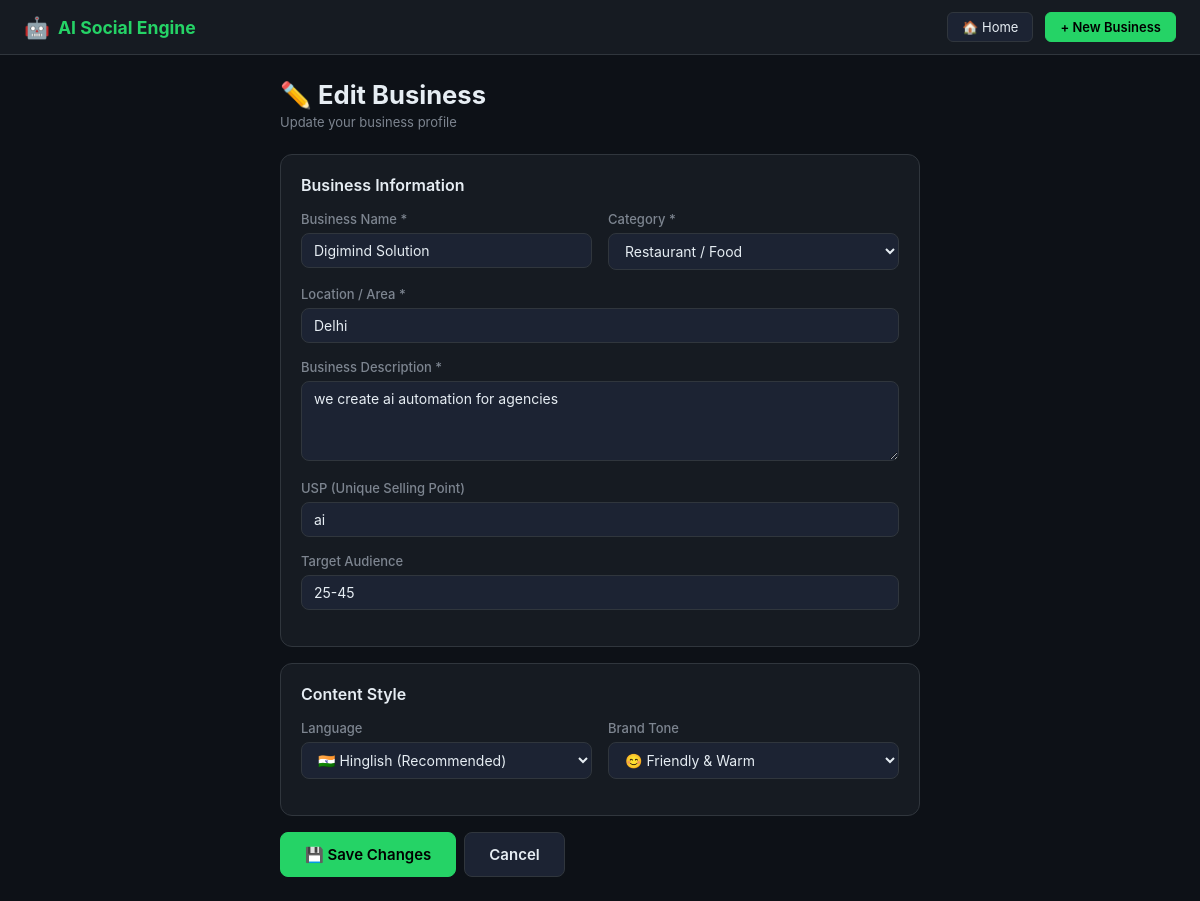
/business/1/edit, run on an earlier commit of the app's database.
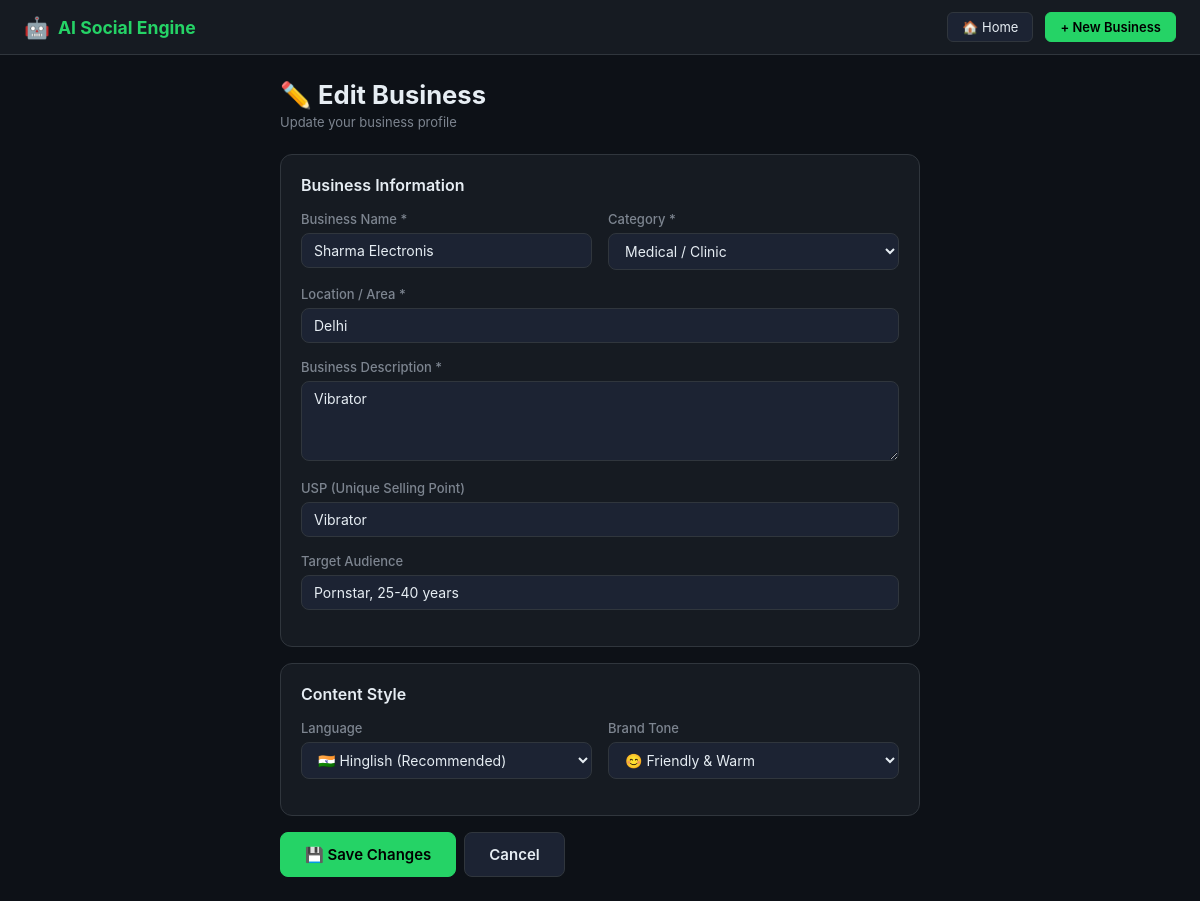
And on a later commit of the database.
### app/models.py (models this page shows)
class Business(db.Model):
    __tablename__ = "businesses"
    id              = db.Column(db.Integer, primary_key=True)
    name            = db.Column(db.String(120), nullable=False)
    category        = db.Column(db.String(80),  nullable=False)
    location        = db.Column(db.String(120), nullable=False)
    description     = db.Column(db.Text, nullable=False)
    tone            = db.Column(db.String(30),  default="friendly")
    language        = db.Column(db.String(20),  default="hinglish")
    usp             = db.Column(db.Text, nullable=True)
    target_audience = db.Column(db.String(200), nullable=True)
    created_at      = db.Column(db.DateTime(timezone=True), default=utcnow)
    posts           = db.relationship("Post", back_populates="business",
                                      cascade="all, delete-orphan", lazy="dynamic")

### app/routes.py (the view, shortened to what this page needs)
@bp.route("/business/<int:biz_id>/edit", methods=["GET", "POST"])
def edit_business(biz_id):
    biz = Business.query.get_or_404(biz_id)
    return render_template("new_business.html", biz=biz, categories=CATEGORIES)

### app/templates/new_business.html (shortened to what this page needs)
{% extends "base.html" %}
{% block content %}
<div style="max-width:640px;margin:0 auto">
  <div class="page-title">{{ '✏️ Edit Business' if biz else '🏢 Add New Business' }}</div>
  <div class="page-sub">{{ 'Update your business profile' if biz else 'Fill in your business details to generate content' }}</div>
  <form method="POST">
    <div class="card">
      <div class="card-title">Business Information</div>
      <div class="grid grid-2">
        <div class="form-group">
          <label class="form-label">Business Name *</label>
          <input class="form-control" name="name" required placeholder="e.g. Sharma Electronics"
                 value="{{ biz.name if biz else '' }}">
        </div>
        <div class="form-group">
          <label class="form-label">Category *</label>
          <select class="form-control" name="category" required>
            {% for cat in categories %}
            <option value="{{ cat }}" {{ 'selected' if biz and biz.category == cat else '' }}>{{ cat }}</option>
            {% endfor %}
          </select>
        </div>
      </div>
      <div class="form-group">
        <label class="form-label">Location / Area *</label>
        <input class="form-control" name="location" required placeholder="e.g. Lajpat Nagar, New Delhi"
               value="{{ biz.location if biz else '' }}">
      </div>
      <div class="form-group">
        <label class="form-label">Business Description *</label>
        <textarea class="form-control" name="description" required rows="3"
                  placeholder="What do you sell? What makes you special? e.g. We sell fresh, homemade mithai in Meerut. Known for our kaju katli and special dry fruit laddoos.">{{ biz.description if biz else '' }}</textarea>
      </div>
      <div class="form-group">
        <label class="form-label">USP (Unique Selling Point)</label>
        <input class="form-control" name="usp" placeholder="e.g. Only shop in Delhi with 100+ mithai varieties. Home delivery in 2 hours."
               value="{{ biz.usp if biz else '' }}">
      </div>
      <div class="form-group">
        <label class="form-label">Target Audience</label>
        <input class="form-control" name="target_audience" placeholder="e.g. Working professionals aged 25-45, families in Meerut"
               value="{{ biz.target_audience if biz else '' }}">
      </div>
    </div>
    <div class="card mt-16">
      <div class="card-title">Content Style</div>
      <div class="grid grid-2">
        <div class="form-group">
          <label class="form-label">Language</label>
          <select class="form-control" name="language">
            <option value="hinglish" {{ 'selected' if not biz or biz.language == 'hinglish' else '' }}>🇮🇳 Hinglish (Recommended)</option>
          </select>
        </div>
        <div class="form-group">
          <label class="form-label">Brand Tone</label>
          <select class="form-control" name="tone">
            <option value="friendly"     {{ 'selected' if not biz or biz.tone == 'friendly' else '' }}>😊 Friendly & Warm</option>
          </select>
        </div>
      </div>
    </div>
    <div class="flex gap-8 mt-16">
      <button type="submit" class="btn btn-primary btn-lg">{{ '💾 Save Changes' if biz else '🚀 Create Business' }}</button>
      <a href="{{ '/business/' + biz.id|string if biz else '/' }}" class="btn btn-secondary btn-lg">Cancel</a>
    </div>
  </form>
</div>
{% endblock %}

### app/templates/base.html (shortened to what this page needs)
<!DOCTYPE html>
<html lang="en">
<head>
</head>
<body>
<nav class="navbar">
  <a href="/" class="navbar-brand"><span>🤖</span> AI Social Engine</a>
  <div class="navbar-links">
    <a href="/" class="nav-btn">🏠 Home</a>
    <a href="/business/new" class="nav-btn primary">+ New Business</a>
  </div>
</nav>
<div class="container">
  {% block content %}{% endblock %}
</div>
</body>
</html>

### app/templates/base.html (style rules this page uses)
:root { --bg:#0d1117;--card:#161b22;--card2:#1c2333;--border:#30363d;--green:#25d366;--green2:#1aab52;--blue:#58a6ff;--purple:#bc8cff;--orange:#f78166;--text:#e6edf3;--muted:#7d8590;--red:#f85149 }
* { box-sizing:border-box;margin:0;padding:0 }
body { font-family:-apple-system,BlinkMacSystemFont,'Segoe UI',sans-serif;background:var(--bg);color:var(--text);min-height:100vh;font-size:14px }
a { color:var(--blue);text-decoration:none }
.navbar { background:var(--card);border-bottom:1px solid var(--border);padding:12px 24px;display:flex;align-items:center;gap:16px;position:sticky;top:0;z-index:100 }
.navbar-brand { font-size:1.1rem;font-weight:700;color:var(--green);display:flex;align-items:center;gap:8px }
.navbar-brand span { font-size:1.3rem }
.navbar-links { display:flex;gap:12px;margin-left:auto }
.nav-btn { padding:6px 14px;border-radius:6px;font-size:13px;border:1px solid var(--border);background:var(--card2);color:var(--text);cursor:pointer;text-decoration:none;display:inline-flex;align-items:center;gap:6px;transition:all .15s }
.nav-btn.primary { background:var(--green);border-color:var(--green);color:#000;font-weight:600 }
.container { max-width:1200px;margin:0 auto;padding:24px }
.page-title { font-size:1.6rem;font-weight:700;margin-bottom:4px }
.page-sub { color:var(--muted);margin-bottom:24px;font-size:13px }
.card { background:var(--card);border:1px solid var(--border);border-radius:12px;padding:20px }
.card-title { font-size:1rem;font-weight:600;margin-bottom:16px;color:var(--text) }
.grid { display:grid;gap:16px }
.grid-2 { grid-template-columns:repeat(auto-fit,minmax(280px,1fr)) }
.form-group { margin-bottom:16px }
.form-label { display:block;font-size:13px;font-weight:500;margin-bottom:6px;color:var(--muted) }
.form-control { width:100%;padding:8px 12px;background:var(--card2);border:1px solid var(--border);border-radius:8px;color:var(--text);font-size:14px;transition:border-color .15s;font-family:inherit }
textarea.form-control { resize:vertical;min-height:80px }
select.form-control { cursor:pointer }
.btn { padding:8px 16px;border-radius:8px;font-size:13px;font-weight:600;border:1px solid transparent;cursor:pointer;display:inline-flex;align-items:center;gap:6px;transition:all .15s;font-family:inherit }
.btn-primary { background:var(--green);color:#000;border-color:var(--green) }
.btn-secondary { background:var(--card2);color:var(--text);border-color:var(--border) }
.btn-lg { padding:12px 24px;font-size:15px }
.flex { display:flex;align-items:center }
.gap-8 { gap:8px }
.mt-16 { margin-top:16px }

What changed in the data, as far as the page shows it:
changed Business "Delhi": name "Digimind Solution" → "Sharma Electronis"; description "we create ai automation for agencies" → "Vibrator"; usp "ai" → "Vibrator"; target_audience "25-45" → "Pornstar, 25-40 years"
Also different on the page:
form field category: "Restaurant / Food" → "Medical / Clinic"
